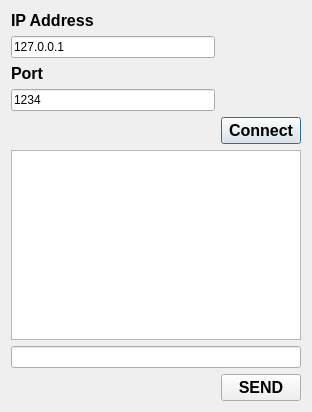
<?xml version="1.0" encoding="UTF-8"?>
<ui version="4.0">
 <class>Dialog</class>
 <widget class="QDialog" name="Dialog">
  <property name="geometry">
   <rect>
    <x>0</x>
    <y>0</y>
    <width>312</width>
    <height>412</height>
   </rect>
  </property>
  <property name="windowTitle">
   <string>Dialog</string>
  </property>
  <layout class="QGridLayout" name="gridLayout_2">
   <item row="0" column="0">
    <widget class="QLabel" name="label">
     <property name="font">
      <font>
       <family>Arial</family>
       <pointsize>12</pointsize>
       <weight>75</weight>
       <italic>false</italic>
       <bold>true</bold>
      </font>
     </property>
     <property name="text">
      <string>IP Address</string>
     </property>
    </widget>
   </item>
   <item row="1" column="0">
    <widget class="QLineEdit" name="txtIp">
     <property name="text">
      <string>127.0.0.1</string>
     </property>
    </widget>
   </item>
   <item row="2" column="0">
    <widget class="QLabel" name="label_2">
     <property name="font">
      <font>
       <family>Arial</family>
       <pointsize>12</pointsize>
       <weight>75</weight>
       <italic>false</italic>
       <bold>true</bold>
      </font>
     </property>
     <property name="text">
      <string>Port</string>
     </property>
    </widget>
   </item>
   <item row="3" column="0">
    <widget class="QLineEdit" name="txtPort">
     <property name="text">
      <string>1234</string>
     </property>
    </widget>
   </item>
   <item row="4" column="0">
    <spacer name="horizontalSpacer">
     <property name="orientation">
      <enum>Qt::Horizontal</enum>
     </property>
     <property name="sizeHint" stdset="0">
      <size>
       <width>210</width>
       <height>20</height>
      </size>
     </property>
    </spacer>
   </item>
   <item row="4" column="1">
    <widget class="QPushButton" name="bttnCon">
     <property name="font">
      <font>
       <family>Arial</family>
       <pointsize>12</pointsize>
       <weight>75</weight>
       <bold>true</bold>
      </font>
     </property>
     <property name="text">
      <string>Connect</string>
     </property>
    </widget>
   </item>
   <item row="5" column="0" colspan="2">
    <widget class="QTextEdit" name="txtchatBox"/>
   </item>
   <item row="6" column="0" colspan="2">
    <widget class="QLineEdit" name="txtMsg"/>
   </item>
   <item row="7" column="0">
    <spacer name="horizontalSpacer_2">
     <property name="orientation">
      <enum>Qt::Horizontal</enum>
     </property>
     <property name="sizeHint" stdset="0">
      <size>
       <width>210</width>
       <height>20</height>
      </size>
     </property>
    </spacer>
   </item>
   <item row="7" column="1">
    <widget class="QPushButton" name="bttnSend">
     <property name="font">
      <font>
       <family>Arial</family>
       <pointsize>12</pointsize>
       <weight>75</weight>
       <bold>true</bold>
      </font>
     </property>
     <property name="text">
      <string>SEND</string>
     </property>
    </widget>
   </item>
  </layout>
 </widget>
 <layoutdefault spacing="6" margin="11"/>
 <resources/>
 <connections/>
</ui>
